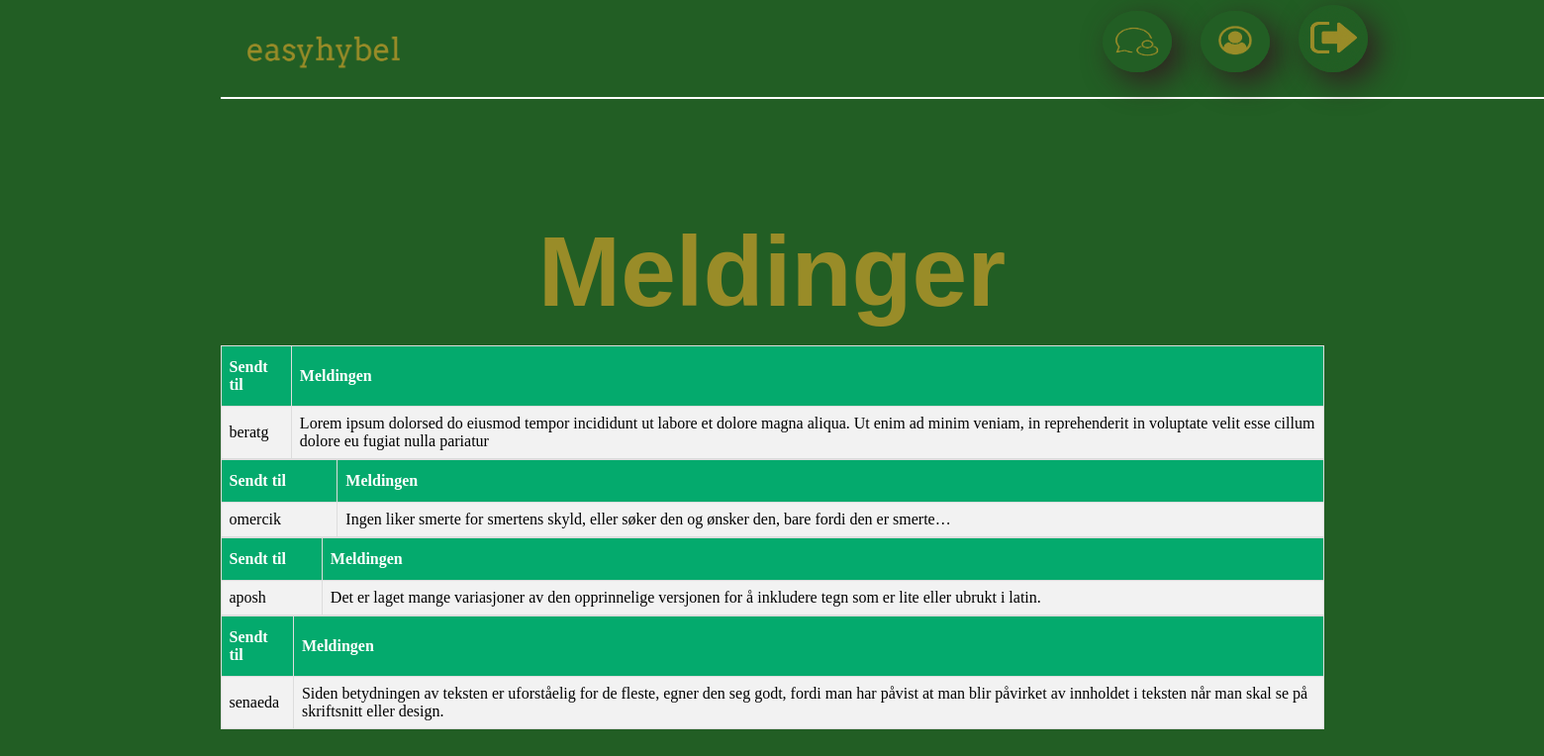
The page /www/views/seMeldish.php (signed in) on the database its author committed.
### tables this page shows
CREATE TABLE Meldinger
(
    Meldinger_ID          SMALLINT UNIQUE AUTO_INCREMENT,
    Melding_Beskrivelse   VARCHAR(1000)       NOT NULL,
    Medlem_ID             SMALLINT         NOT NULL,
    CONSTRAINT PRIMARY KEY (Meldinger_ID),
    CONSTRAINT FOREIGN KEY (Medlem_ID) REFERENCES Medlem(Medlem_ID) ON DELETE CASCADE

);

CREATE TABLE Medlem
(
    Medlem_ID              SMALLINT UNIQUE AUTO_INCREMENT,
    Fornavn                 VARCHAR(30)     NOT NULL,
    Etternavn               VARCHAR(30)     NOT NULL,
    Brukernavn              VARCHAR(50)     NOT NULL,
    Mobilnummer             INTEGER         NOT NULL,
    Epost                   VARCHAR(255)    NOT NULL,
    Passord                 VARCHAR(255)    NOT NULL,
    Adresse                 VARCHAR(100)     NOT NULL,
    Postnummer              SMALLINT        NOT NULL,
    CONSTRAINT PRIMARY KEY (Medlem_ID)
);

### www/views/seMeldish.php (the view)
<html>
    <body>
        <?php
        include "header.php";
        include "../main/seMeldinger.php";
        foreach ($Meldinger as $melding ) {
        ?>
    <table border= '1'>
<tr>
<th>Sendt til</th>
<th>Meldingen</th>
</tr>
<tr>
<td><?php echo $melding["Brukernavn"];?></td>
<td><?php echo $melding["Melding_Beskrivelse"];?></td>
</tr>
</table>
<?php
        }
?>
    </body>
</html>

### www/views/header.php (style rules this page uses)
body { background-color: #225E24; text-align: center; margin: auto; max-width: 1115px; }
table { border-collapse: collapse; width: 100%; }
table td, table th { border: 1px solid #ddd; padding: 8px; }
table tr:nth-child(even) { background-color: #f2f2f2; }
table th { padding-top: 12px; padding-bottom: 12px; text-align: left; background-color: #04AA6D; color: white; }

### rows shown on the page
meldinger: Medlem_ID.Brukernavn "beratg", Melding_Beskrivelse "Lorem ipsum dolorsed do eiusmod tempor incididunt ut labore et dolore magna aliqua. Ut enim ad minim veniam, in reprehenderit in voluptate velit esse cillum dolore eu fugiat nulla pariatur"
meldinger: Medlem_ID.Brukernavn "omercik", Melding_Beskrivelse "Ingen liker smerte for smertens skyld, eller søker den og ønsker den, bare fordi den er smerte…"
meldinger: Medlem_ID.Brukernavn "aposh", Melding_Beskrivelse "Det er laget mange variasjoner av den opprinnelige versjonen for å inkludere tegn som er lite eller ubrukt i latin."
meldinger: Medlem_ID.Brukernavn "senaeda", Melding_Beskrivelse "Siden betydningen av teksten er uforståelig for de fleste, egner den seg godt, fordi man har påvist at man blir påvirket av innholdet i teksten når man skal se på skriftsnitt eller design."
